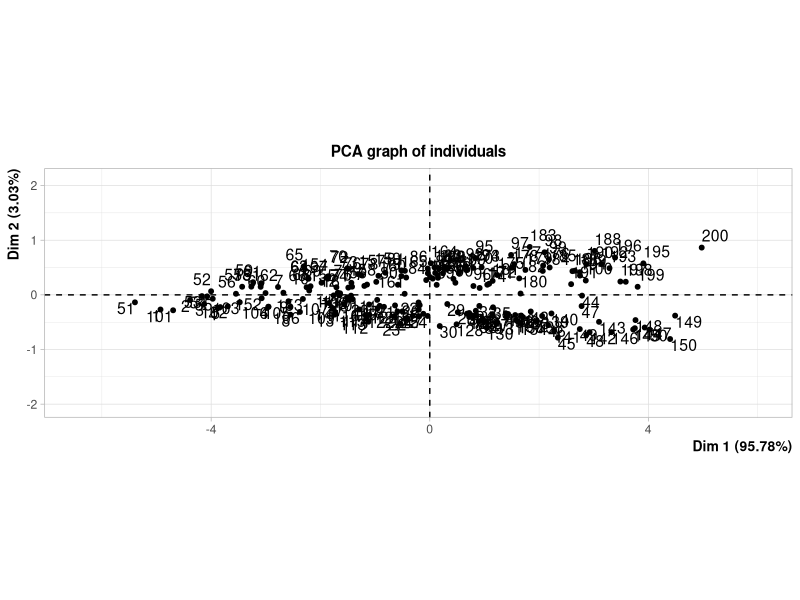
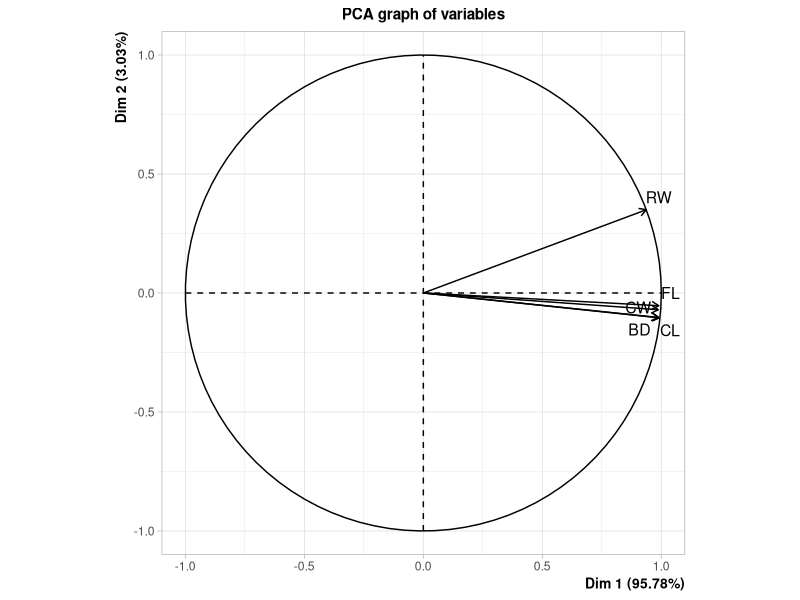
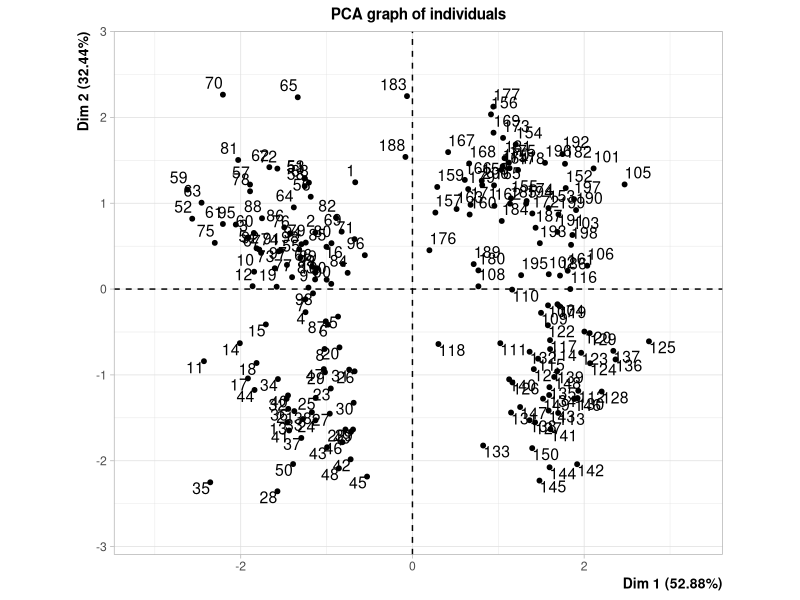
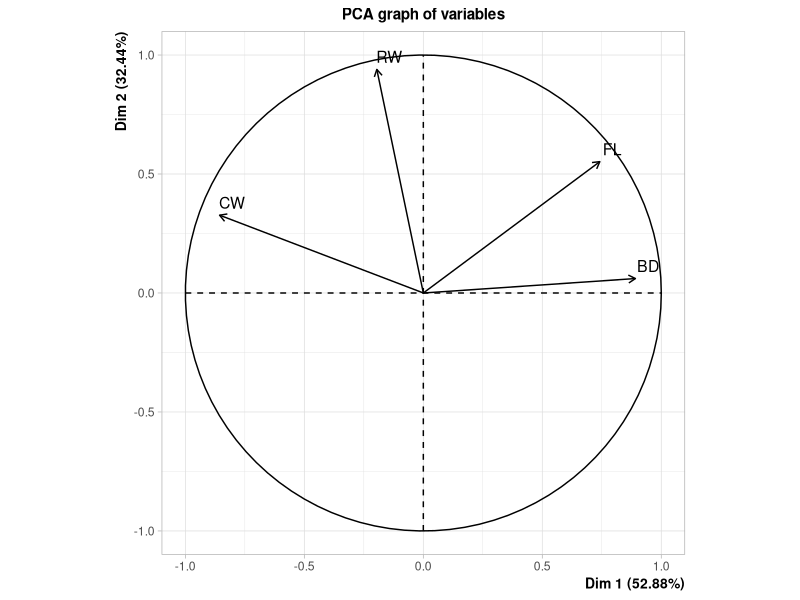
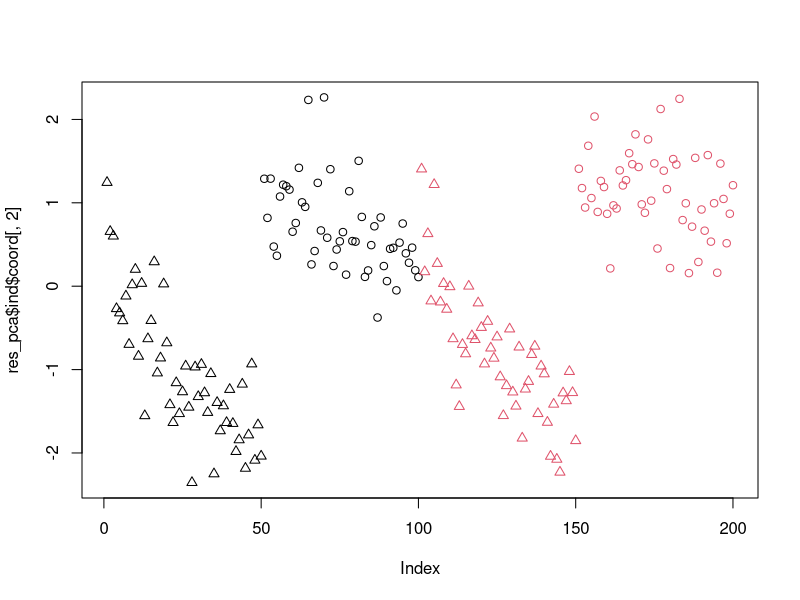

The R source for these figures, in order:
## ---- chunk 1
library(MASS)
crabsquant <- crabs[, 4:8]
head(crabsquant)
## ---- chunk 2
library(FactoMineR)
pca <- PCA(crabsquant)
pca$eig
pca$var
## ---- chunk 3
X <- crabsquant
Xtilde <- X / X[, "CL"]
Xtilde[, "CL"] <- NULL
res_pca <- PCA(Xtilde)
plot(res_pca$ind$coord[, 2], col=as.numeric(crabs$sp), pch=as.numeric(crabs$sex))
